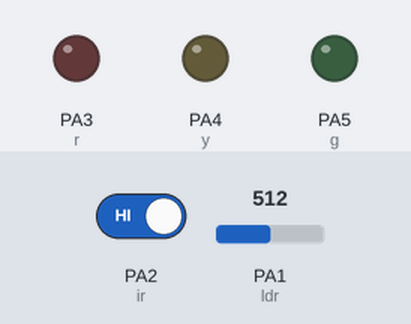
A sketch run on a simulated STM32 Blue Pill. Shown: output pins drawn as LEDs (lit = HIGH). Dashed ring = blinking. Inputs (shaded band) come from the test bench; at power-on: PA2 (ir) HIGH, PA1 (ldr) = 512. What the sketch prints to the serial monitor is not drawn.

Above: at 1.2 s.
1.3 s: PA2 (ir) driven LOW
At 2.3 s:
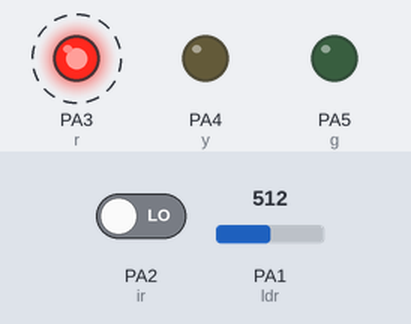
4.3 s: PA2 (ir) driven HIGH
At 5.6 s:
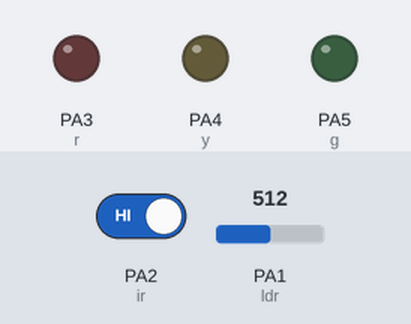
Timing chart, 0 to 7.3 s (numbered marks = the images above; inputs shaded):
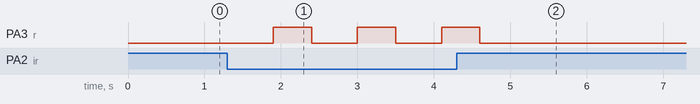

The sketch:

STM32_gabungan_ir_ldr_led.ino
```cpp
int ldr=PA1;
int ir=PA2;
int r =PA3;
int y =PA4;
int g =PA5;
int kunci1 ;
int bacair=0;


void setup() {
  // put your setup code here, to run once:
  Serial.begin(9600);
  pinMode(r,OUTPUT);
  pinMode(y,OUTPUT);
  pinMode(g,OUTPUT);
  pinMode(ir,INPUT);
  pinMode(ldr,INPUT);

}

void loop() {
  // put your main code here, to run repeatedly:
  int bacair=digitalRead(ir);

  int bacaldr = analogRead(ldr);
  bacaldr = map (bacaldr,4065,0,255,0);

  Serial.print("kondisi ir:");
  Serial.println(bacair);
  Serial.print("kondisi ldr:");
  Serial.println(bacaldr);

  if (bacair ==0 and kunci1==0){
    delay(500);

    kunci1=1;

  }else if (bacair ==0 and kunci1==1){
    delay(500);
    kunci1=0;
    digitalWrite(r, LOW);
    digitalWrite(y, LOW);
    digitalWrite(g, LOW);

  }
    if (bacaldr>=200 and kunci1 ==1){
      delay (100);
      digitalWrite(r,LOW);
      digitalWrite(y,LOW);
      digitalWrite(g,HIGH);
    }

    if (bacaldr >=100 and bacaldr <=200 and kunci1 ==1){
      delay(100);
      digitalWrite(r, LOW);
      digitalWrite(y, HIGH);
      digitalWrite(g, LOW);
    }

    if (bacaldr >=0 and bacaldr <=100 and kunci1 ==1){
      delay(100);
      digitalWrite(r,HIGH);
      digitalWrite(y,LOW);
      digitalWrite(g,LOW);
    }
}
```

Measured:
- after the input at 1.3 s, PA3 (r): alternates HIGH for 0.50 s and LOW for 0.60 s, starting after 0.60 s
- after the input at 4.3 s, PA3 (r): goes on until 4.6 s, then stays LOW
